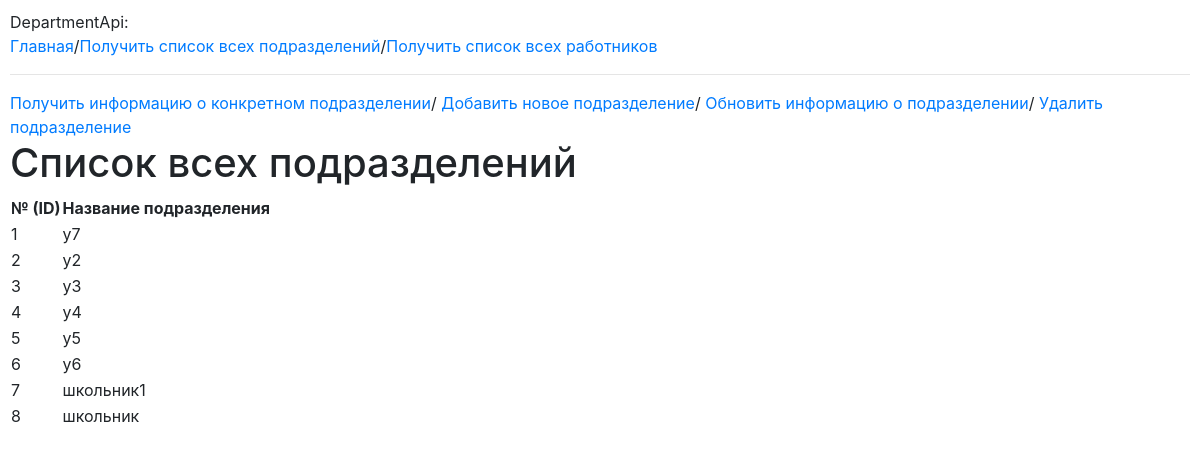
The page /departments on the database its author committed.
### Models/departmentModel.py (models this page shows)
class Department(db.Model):
    __tablename__ = "department"
    id = db.Column(db.Integer, primary_key=True)
    department_name = db.Column(db.String(64), index=True, unique=True)
    employees = db.relationship('Employee', back_populates='departments')

### Controllers/DepartmentController.py (the view)
    @staticmethod
    @app.route('/departments', methods=['GET'])
    def all_departments():
        departments = Department.query.all()
        return render_template('departments.html', departments=departments)

### Templates/departments.html
{% extends "base.html" %}
{% block content %}
    <nav>
    <a href="/departments/search">Получить информацию о конкретном подразделении</a>/
    <a href="/departments/add">Добавить новое подразделение</a>/
    <a href="/departments/update">Обновить информацию о подразделении</a>/
    <a href="/departments/delete">Удалить подразделение</a>
    </nav>
    <h1>Список всех подразделений</h1>
        <table>
            <thead>
                <tr>
                    <th>№ (ID)</th>
                    <th>Название подразделения</th>
                </tr>
            </thead>
            <tbody>
                {% for department in departments %}
                    <tr>
                        <td>{{ department.id }}</td>
                        <td>{{ department.department_name }}</td>
                    </tr>
                {% endfor %}
            </tbody>
        </table>
{% endblock %}

### Templates/base.html (style rules this page uses)
body { padding: 10px; }

### rows shown on the page
Department: id "1", department_name "у7"
Department: id "2", department_name "у2"
Department: id "3", department_name "у3"
Department: id "4", department_name "у4"
Department: id "5", department_name "у5"
Department: id "6", department_name "у6"
Department: id "7", department_name "школьник1"
Department: id "8", department_name "школьник"
